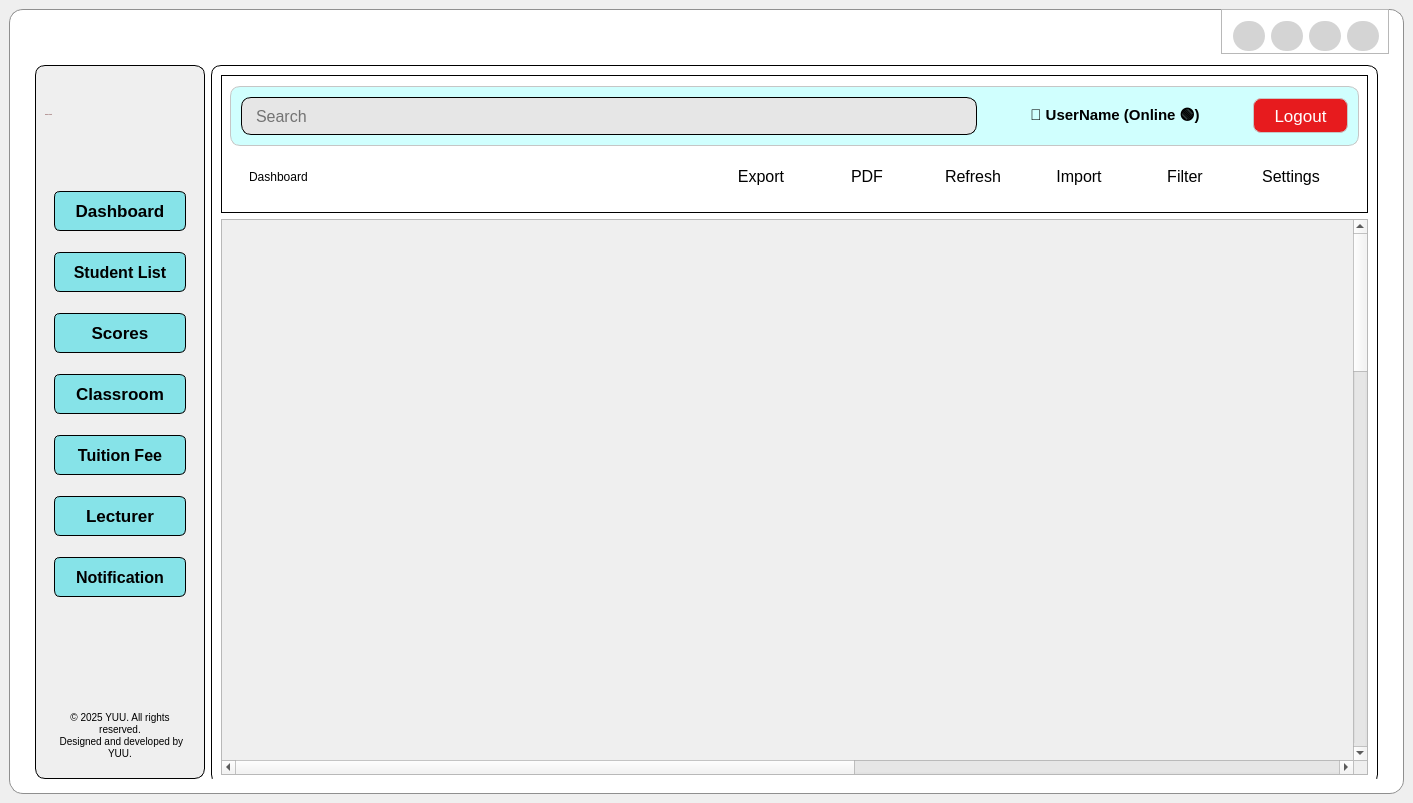
<?xml version="1.0" encoding="UTF-8"?>
<ui version="4.0">
 <class>MainWindow</class>
 <widget class="QMainWindow" name="MainWindow">
  <property name="geometry">
   <rect>
    <x>0</x>
    <y>0</y>
    <width>1413</width>
    <height>803</height>
   </rect>
  </property>
  <property name="windowTitle">
   <string>MainWindow</string>
  </property>
  <widget class="QWidget" name="centralwidget">
   <property name="enabled">
    <bool>true</bool>
   </property>
   <layout class="QGridLayout" name="gridLayout_3">
    <item row="0" column="0">
     <widget class="QWidget" name="appWindow" native="true">
      <property name="mouseTracking">
       <bool>true</bool>
      </property>
      <property name="styleSheet">
       <string notr="true">#appWindow{
	border: 1px solid rgb(143, 143, 143);
	border-radius: 14px;
	background-color:rgb(255, 255, 255)
}</string>
      </property>
      <layout class="QVBoxLayout" name="verticalLayout">
       <property name="spacing">
        <number>0</number>
       </property>
       <property name="leftMargin">
        <number>15</number>
       </property>
       <property name="topMargin">
        <number>0</number>
       </property>
       <property name="rightMargin">
        <number>15</number>
       </property>
       <property name="bottomMargin">
        <number>15</number>
       </property>
       <item alignment="Qt::AlignRight">
        <widget class="QFrame" name="maximize">
         <property name="enabled">
          <bool>true</bool>
         </property>
         <property name="minimumSize">
          <size>
           <width>90</width>
           <height>0</height>
          </size>
         </property>
         <property name="maximumSize">
          <size>
           <width>16777215</width>
           <height>45</height>
          </size>
         </property>
         <property name="autoFillBackground">
          <bool>false</bool>
         </property>
         <property name="styleSheet">
          <string notr="true"/>
         </property>
         <property name="frameShape">
          <enum>QFrame::StyledPanel</enum>
         </property>
         <property name="frameShadow">
          <enum>QFrame::Raised</enum>
         </property>
         <layout class="QHBoxLayout" name="horizontalLayout_2">
          <property name="leftMargin">
           <number>11</number>
          </property>
          <property name="topMargin">
           <number>11</number>
          </property>
          <item>
           <widget class="QPushButton" name="hiddenBtn">
            <property name="minimumSize">
             <size>
              <width>30</width>
              <height>30</height>
             </size>
            </property>
            <property name="styleSheet">
             <string notr="true">#hiddenBtn{
	border-radius:15px;
	border:none;
	background-color:rgb(212, 212, 212)
}

#hiddenBtn::hover{
	background-color:rgb(138, 138, 138);
}


</string>
            </property>
            <property name="text">
             <string/>
            </property>
            <property name="icon">
             <iconset>
              <normaloff>../icons/remove-outline.svg</normaloff>../icons/remove-outline.svg</iconset>
            </property>
            <property name="iconSize">
             <size>
              <width>25</width>
              <height>25</height>
             </size>
            </property>
           </widget>
          </item>
          <item>
           <widget class="QPushButton" name="restoreBtn">
            <property name="minimumSize">
             <size>
              <width>30</width>
              <height>30</height>
             </size>
            </property>
            <property name="layoutDirection">
             <enum>Qt::LeftToRight</enum>
            </property>
            <property name="autoFillBackground">
             <bool>false</bool>
            </property>
            <property name="styleSheet">
             <string notr="true">#restoreBtn{
	border-radius:15px;
	border:none;
	background-color:rgb(212, 212, 212)
}

#restoreBtn::hover{
	background-color:rgb(138, 138, 138);
}


</string>
            </property>
            <property name="text">
             <string/>
            </property>
            <property name="icon">
             <iconset>
              <normaloff>../icons/copy-outline.svg</normaloff>../icons/copy-outline.svg</iconset>
            </property>
            <property name="iconSize">
             <size>
              <width>20</width>
              <height>20</height>
             </size>
            </property>
            <property name="autoRepeat">
             <bool>false</bool>
            </property>
            <property name="autoExclusive">
             <bool>false</bool>
            </property>
           </widget>
          </item>
          <item>
           <widget class="QPushButton" name="maximizeBtn">
            <property name="minimumSize">
             <size>
              <width>30</width>
              <height>30</height>
             </size>
            </property>
            <property name="styleSheet">
             <string notr="true">#maximizeBtn{
	border-radius:15px;
	border:none;
	background-color:rgb(212, 212, 212)
}

#maximizeBtn::hover{
	background-color:rgb(138, 138, 138);
}


</string>
            </property>
            <property name="icon">
             <iconset>
              <normaloff>../icons/stop-outline.svg</normaloff>../icons/stop-outline.svg</iconset>
            </property>
           </widget>
          </item>
          <item>
           <widget class="QPushButton" name="closeBtn">
            <property name="minimumSize">
             <size>
              <width>30</width>
              <height>30</height>
             </size>
            </property>
            <property name="layoutDirection">
             <enum>Qt::RightToLeft</enum>
            </property>
            <property name="styleSheet">
             <string notr="true">#closeBtn{
	border-radius:15px;
	border:none;
	background-color:rgb(212, 212, 212)
}

#closeBtn::hover{
	background-color:rgb(255, 62, 65);
}


</string>
            </property>
            <property name="text">
             <string/>
            </property>
            <property name="icon">
             <iconset>
              <normaloff>../icons/close-outline.svg</normaloff>../icons/close-outline.svg</iconset>
            </property>
            <property name="iconSize">
             <size>
              <width>24</width>
              <height>25</height>
             </size>
            </property>
           </widget>
          </item>
         </layout>
        </widget>
       </item>
       <item>
        <widget class="QFrame" name="border_none">
         <property name="minimumSize">
          <size>
           <width>0</width>
           <height>721</height>
          </size>
         </property>
         <property name="mouseTracking">
          <bool>true</bool>
         </property>
         <property name="tabletTracking">
          <bool>true</bool>
         </property>
         <property name="focusPolicy">
          <enum>Qt::TabFocus</enum>
         </property>
         <property name="styleSheet">
          <string notr="true">#border_none{
	border:none; 
	/* border: 1px solid rgb(0,0,0); */  
	border-radius:13px;
}</string>
         </property>
         <property name="frameShape">
          <enum>QFrame::StyledPanel</enum>
         </property>
         <property name="frameShadow">
          <enum>QFrame::Raised</enum>
         </property>
         <layout class="QHBoxLayout" name="horizontalLayout_6">
          <property name="leftMargin">
           <number>11</number>
          </property>
          <property name="topMargin">
           <number>11</number>
          </property>
          <property name="rightMargin">
           <number>11</number>
          </property>
          <property name="bottomMargin">
           <number>0</number>
          </property>
          <item>
           <widget class="QFrame" name="menu_tab">
            <property name="minimumSize">
             <size>
              <width>170</width>
              <height>0</height>
             </size>
            </property>
            <property name="mouseTracking">
             <bool>true</bool>
            </property>
            <property name="styleSheet">
             <string notr="true">#menu_tab{
border: 1px solid rgb(0,0,0);
background-color: rgb(239, 239, 239);
border-radius: 10px;
}</string>
            </property>
            <property name="frameShape">
             <enum>QFrame::StyledPanel</enum>
            </property>
            <property name="frameShadow">
             <enum>QFrame::Raised</enum>
            </property>
            <layout class="QVBoxLayout" name="verticalLayout_2">
             <item>
              <widget class="QLabel" name="label">
               <property name="minimumSize">
                <size>
                 <width>0</width>
                 <height>80</height>
                </size>
               </property>
               <property name="maximumSize">
                <size>
                 <width>16777215</width>
                 <height>80</height>
                </size>
               </property>
               <property name="font">
                <font>
                 <family>MS Shell Dlg 2</family>
                 <pointsize>-1</pointsize>
                 <weight>10</weight>
                 <italic>false</italic>
                 <bold>false</bold>
                </font>
               </property>
               <property name="styleSheet">
                <string notr="true">#label{
border: none;
color: rgb(90, 8, 10);
font: 80 24px &quot;MS Shell Dlg 2&quot;;
}</string>
               </property>
               <property name="text">
                <string>Manage Student</string>
               </property>
              </widget>
             </item>
             <item>
              <widget class="QWidget" name="widget" native="true">
               <property name="minimumSize">
                <size>
                 <width>0</width>
                 <height>460</height>
                </size>
               </property>
               <property name="maximumSize">
                <size>
                 <width>16777215</width>
                 <height>1000</height>
                </size>
               </property>
               <property name="mouseTracking">
                <bool>true</bool>
               </property>
               <property name="styleSheet">
                <string notr="true">#widget{
border:none;
}</string>
               </property>
               <layout class="QVBoxLayout" name="verticalLayout_3">
                <property name="spacing">
                 <number>0</number>
                </property>
                <property name="bottomMargin">
                 <number>0</number>
                </property>
                <item>
                 <widget class="QPushButton" name="dashboard">
                  <property name="minimumSize">
                   <size>
                    <width>0</width>
                    <height>40</height>
                   </size>
                  </property>
                  <property name="font">
                   <font>
                    <pointsize>-1</pointsize>
                    <weight>75</weight>
                    <bold>true</bold>
                   </font>
                  </property>
                  <property name="styleSheet">
                   <string notr="true">#dashboard{
	font-size:17px;
	border: 1px solid rgb(0,0,0);
	border-radius: 6px;
	background-color:rgb(134, 227, 232);
}

#dashboard::hover{
	background-color: rgb(70, 77, 204);
	color: rgb(255, 255, 255);
	font-size: 20px;
}

#dashboard:pressed{
	background-color: rgb(7, 170, 7);
	color: rgb(255, 255, 255);
	font-size: 20px;
}</string>
                  </property>
                  <property name="text">
                   <string>Dashboard</string>
                  </property>
                 </widget>
                </item>
                <item>
                 <widget class="QPushButton" name="studentList">
                  <property name="minimumSize">
                   <size>
                    <width>0</width>
                    <height>40</height>
                   </size>
                  </property>
                  <property name="font">
                   <font>
                    <pointsize>-1</pointsize>
                    <weight>75</weight>
                    <bold>true</bold>
                   </font>
                  </property>
                  <property name="mouseTracking">
                   <bool>false</bool>
                  </property>
                  <property name="styleSheet">
                   <string notr="true">#studentList{
	font-size:16px;
	border: 1px solid rgb(0,0,0);
	border-radius: 6px;
	background-color:rgb(134, 227, 232);
}

#studentList::hover{
	background-color: rgb(70, 77, 204);
	color: rgb(255, 255, 255);
	font-size: 20px;
}

#studentList:pressed{
	background-color: rgb(7, 170, 7);
	color: rgb(255, 255, 255);
	font-size: 20px;
}
</string>
                  </property>
                  <property name="text">
                   <string>Student List</string>
                  </property>
                 </widget>
                </item>
                <item>
                 <widget class="QPushButton" name="scores">
                  <property name="minimumSize">
                   <size>
                    <width>0</width>
                    <height>40</height>
                   </size>
                  </property>
                  <property name="font">
                   <font>
                    <pointsize>-1</pointsize>
                    <weight>75</weight>
                    <bold>true</bold>
                   </font>
                  </property>
                  <property name="styleSheet">
                   <string notr="true">#scores{
font-size:17px;
border: 1px solid rgb(0,0,0);
border-radius: 6px;
background-color:rgb(134, 227, 232);
}

#scores::hover{
	background-color: rgb(70, 77, 204);
	color: rgb(255, 255, 255);
	font-size: 20px;
}

#scores:pressed{
	background-color: rgb(7, 170, 7);
	color: rgb(255, 255, 255);
	font-size: 20px;
}</string>
                  </property>
                  <property name="text">
                   <string>Scores</string>
                  </property>
                 </widget>
                </item>
                <item>
                 <widget class="QPushButton" name="classroom">
                  <property name="minimumSize">
                   <size>
                    <width>0</width>
                    <height>40</height>
                   </size>
                  </property>
                  <property name="font">
                   <font>
                    <pointsize>-1</pointsize>
                    <weight>75</weight>
                    <bold>true</bold>
                   </font>
                  </property>
                  <property name="styleSheet">
                   <string notr="true">#classroom{
font-size:17px;
border: 1px solid rgb(0,0,0);
border-radius: 6px;
background-color:rgb(134, 227, 232);
}

#classroom::hover{
	background-color: rgb(70, 77, 204);
	color: rgb(255, 255, 255);
	font-size: 20px;
}

#classroom:pressed{
	background-color: rgb(7, 170, 7);
	color: rgb(255, 255, 255);
	font-size: 20px;
}</string>
                  </property>
                  <property name="text">
                   <string>Classroom</string>
                  </property>
                 </widget>
                </item>
                <item>
                 <widget class="QPushButton" name="tulitionFee">
                  <property name="minimumSize">
                   <size>
                    <width>0</width>
                    <height>40</height>
                   </size>
                  </property>
                  <property name="font">
                   <font>
                    <pointsize>-1</pointsize>
                    <weight>75</weight>
                    <bold>true</bold>
                   </font>
                  </property>
                  <property name="styleSheet">
                   <string notr="true">#tulitionFee{
font-size:16px;
border: 1px solid rgb(0,0,0);
border-radius: 6px;
background-color:rgb(134, 227, 232);
}

#tulitionFee::hover{
	background-color: rgb(70, 77, 204);
	color: rgb(255, 255, 255);
	font-size: 20px;
}

#tulitionFee:pressed{
	background-color: rgb(7, 170, 7);
	color: rgb(255, 255, 255);
	font-size: 20px;
}</string>
                  </property>
                  <property name="text">
                   <string>Tuition Fee</string>
                  </property>
                 </widget>
                </item>
                <item>
                 <widget class="QPushButton" name="lecturer">
                  <property name="minimumSize">
                   <size>
                    <width>0</width>
                    <height>40</height>
                   </size>
                  </property>
                  <property name="font">
                   <font>
                    <pointsize>-1</pointsize>
                    <weight>75</weight>
                    <bold>true</bold>
                   </font>
                  </property>
                  <property name="styleSheet">
                   <string notr="true">#lecturer{
font-size:17px;
border: 1px solid rgb(0,0,0);
border-radius: 6px;
background-color:rgb(134, 227, 232);
}

#lecturer::hover{
	background-color: rgb(70, 77, 204);
	color: rgb(255, 255, 255);	
	font-size: 20px;
}

#lecturer:pressed{
	background-color: rgb(7, 170, 7);
	color: rgb(255, 255, 255);	
	font-size: 20px;
}</string>
                  </property>
                  <property name="text">
                   <string>Lecturer</string>
                  </property>
                 </widget>
                </item>
                <item>
                 <widget class="QPushButton" name="notification">
                  <property name="minimumSize">
                   <size>
                    <width>0</width>
                    <height>40</height>
                   </size>
                  </property>
                  <property name="font">
                   <font>
                    <pointsize>-1</pointsize>
                    <weight>75</weight>
                    <bold>true</bold>
                   </font>
                  </property>
                  <property name="styleSheet">
                   <string notr="true">#notification{
font-size:16px;
border: 1px solid rgb(0,0,0);
border-radius: 6px;
background-color:rgb(134, 227, 232);
}

#notification::hover{
	background-color: rgb(70, 77, 204);
	color: rgb(255, 255, 255);
	font-size: 20px;
}

#notification:pressed{
	background-color: rgb(7, 170, 7);
	color: rgb(255, 255, 255);
	font-size: 20px;
}</string>
                  </property>
                  <property name="text">
                   <string>Notification</string>
                  </property>
                 </widget>
                </item>
               </layout>
              </widget>
             </item>
             <item>
              <widget class="QWidget" name="widget_8" native="true"/>
             </item>
             <item>
              <widget class="QWidget" name="widget_5" native="true">
               <property name="maximumSize">
                <size>
                 <width>16777215</width>
                 <height>78</height>
                </size>
               </property>
               <layout class="QVBoxLayout" name="verticalLayout_4">
                <item alignment="Qt::AlignBottom">
                 <widget class="QLabel" name="copyright">
                  <property name="minimumSize">
                   <size>
                    <width>26</width>
                    <height>41</height>
                   </size>
                  </property>
                  <property name="maximumSize">
                   <size>
                    <width>16777215</width>
                    <height>1000</height>
                   </size>
                  </property>
                  <property name="styleSheet">
                   <string notr="true">#copyright{
border:none;
font-size:10px;
}</string>
                  </property>
                  <property name="text">
                   <string>© 2025 YUU. All rights reserved.
 Designed and developed by YUU.</string>
                  </property>
                  <property name="alignment">
                   <set>Qt::AlignCenter</set>
                  </property>
                  <property name="wordWrap">
                   <bool>true</bool>
                  </property>
                 </widget>
                </item>
               </layout>
              </widget>
             </item>
            </layout>
           </widget>
          </item>
          <item>
           <widget class="QFrame" name="mainSet">
            <property name="minimumSize">
             <size>
              <width>1133</width>
              <height>720</height>
             </size>
            </property>
            <property name="mouseTracking">
             <bool>true</bool>
            </property>
            <property name="styleSheet">
             <string notr="true">#mainSet{
border: 1px solid rgb(0,0,0);
border-radius: 10px;
}</string>
            </property>
            <property name="frameShape">
             <enum>QFrame::StyledPanel</enum>
            </property>
            <property name="frameShadow">
             <enum>QFrame::Raised</enum>
            </property>
            <layout class="QVBoxLayout" name="verticalLayout_5">
             <item>
              <widget class="QWidget" name="header" native="true">
               <property name="minimumSize">
                <size>
                 <width>1100</width>
                 <height>0</height>
                </size>
               </property>
               <property name="maximumSize">
                <size>
                 <width>16777215</width>
                 <height>150</height>
                </size>
               </property>
               <property name="styleSheet">
                <string notr="true">border: 1px solid rgb(0, 0, 0)</string>
               </property>
               <layout class="QVBoxLayout" name="verticalLayout_6">
                <property name="topMargin">
                 <number>11</number>
                </property>
                <property name="bottomMargin">
                 <number>11</number>
                </property>
                <item>
                 <widget class="QWidget" name="widget_2" native="true">
                  <property name="maximumSize">
                   <size>
                    <width>16777215</width>
                    <height>60</height>
                   </size>
                  </property>
                  <property name="styleSheet">
                   <string notr="true">background-color: rgb(208, 255, 254);
border-radius: 10px;
border: 0.5px solid rgb(198, 198, 198)</string>
                  </property>
                  <layout class="QHBoxLayout" name="horizontalLayout">
                   <property name="spacing">
                    <number>8</number>
                   </property>
                   <property name="leftMargin">
                    <number>11</number>
                   </property>
                   <property name="topMargin">
                    <number>11</number>
                   </property>
                   <property name="rightMargin">
                    <number>11</number>
                   </property>
                   <property name="bottomMargin">
                    <number>11</number>
                   </property>
                   <item>
                    <widget class="QLineEdit" name="search">
                     <property name="minimumSize">
                      <size>
                       <width>460</width>
                       <height>35</height>
                      </size>
                     </property>
                     <property name="maximumSize">
                      <size>
                       <width>1100</width>
                       <height>16777215</height>
                      </size>
                     </property>
                     <property name="styleSheet">
                      <string notr="true">border: 1px solid rgb(0, 0, 0);
padding:8px  12px;
background-color: rgb(230, 230, 230);
font-size:16px;
</string>
                     </property>
                     <property name="alignment">
                      <set>Qt::AlignLeading|Qt::AlignLeft|Qt::AlignVCenter</set>
                     </property>
                     <property name="placeholderText">
                      <string>Search</string>
                     </property>
                    </widget>
                   </item>
                   <item>
                    <widget class="QLabel" name="userInfoLabel">
                     <property name="minimumSize">
                      <size>
                       <width>260</width>
                       <height>0</height>
                      </size>
                     </property>
                     <property name="maximumSize">
                      <size>
                       <width>100</width>
                       <height>30</height>
                      </size>
                     </property>
                     <property name="font">
                      <font>
                       <pointsize>-1</pointsize>
                       <weight>75</weight>
                       <bold>true</bold>
                      </font>
                     </property>
                     <property name="layoutDirection">
                      <enum>Qt::LeftToRight</enum>
                     </property>
                     <property name="autoFillBackground">
                      <bool>false</bool>
                     </property>
                     <property name="styleSheet">
                      <string notr="true">border:none;
font-size: 15px;</string>
                     </property>
                     <property name="text">
                      <string>👤 UserName (Online 🟢)</string>
                     </property>
                     <property name="alignment">
                      <set>Qt::AlignCenter</set>
                     </property>
                     <property name="wordWrap">
                      <bool>true</bool>
                     </property>
                    </widget>
                   </item>
                   <item>
                    <widget class="QPushButton" name="logoutBtn">
                     <property name="minimumSize">
                      <size>
                       <width>95</width>
                       <height>35</height>
                      </size>
                     </property>
                     <property name="maximumSize">
                      <size>
                       <width>100</width>
                       <height>16777215</height>
                      </size>
                     </property>
                     <property name="font">
                      <font>
                       <pointsize>-1</pointsize>
                      </font>
                     </property>
                     <property name="styleSheet">
                      <string notr="true">#logoutBtn{
border-radius: 8px;
font-size: 17px;
background-color: rgb(231, 27, 30);
color: rgb(255, 255, 255);
}

#logoutBtn::hover{
background-color: rgb(59, 167, 59);
}</string>
                     </property>
                     <property name="text">
                      <string>Logout</string>
                     </property>
                    </widget>
                   </item>
                  </layout>
                 </widget>
                </item>
                <item>
                 <widget class="QWidget" name="widget_3" native="true">
                  <property name="minimumSize">
                   <size>
                    <width>0</width>
                    <height>0</height>
                   </size>
                  </property>
                  <property name="maximumSize">
                   <size>
                    <width>16777215</width>
                    <height>16777215</height>
                   </size>
                  </property>
                  <property name="mouseTracking">
                   <bool>true</bool>
                  </property>
                  <property name="styleSheet">
                   <string notr="true">border:none;</string>
                  </property>
                  <layout class="QHBoxLayout" name="horizontalLayout_3">
                   <property name="sizeConstraint">
                    <enum>QLayout::SetDefaultConstraint</enum>
                   </property>
                   <property name="leftMargin">
                    <number>11</number>
                   </property>
                   <property name="topMargin">
                    <number>0</number>
                   </property>
                   <property name="bottomMargin">
                    <number>0</number>
                   </property>
                   <item>
                    <widget class="QLabel" name="header_DBD">
                     <property name="minimumSize">
                      <size>
                       <width>400</width>
                       <height>0</height>
                      </size>
                     </property>
                     <property name="maximumSize">
                      <size>
                       <width>2000</width>
                       <height>51</height>
                      </size>
                     </property>
                     <property name="styleSheet">
                      <string notr="true">#header_DBD{	
	font: 81 18pt &quot;Rockwell Extra Bold&quot;;
	border:none;
	padding-left: 5px;
}</string>
                     </property>
                     <property name="text">
                      <string>Dashboard</string>
                     </property>
                     <property name="alignment">
                      <set>Qt::AlignLeading|Qt::AlignLeft|Qt::AlignVCenter</set>
                     </property>
                    </widget>
                   </item>
                   <item>
                    <widget class="QWidget" name="widget_4" native="true">
                     <property name="minimumSize">
                      <size>
                       <width>0</width>
                       <height>0</height>
                      </size>
                     </property>
                     <property name="styleSheet">
                      <string notr="true">border:none;</string>
                     </property>
                     <layout class="QHBoxLayout" name="horizontalLayout_4">
                      <property name="bottomMargin">
                       <number>11</number>
                      </property>
                      <item alignment="Qt::AlignTop">
                       <widget class="QToolButton" name="exportBtn">
                        <property name="minimumSize">
                         <size>
                          <width>100</width>
                          <height>30</height>
                         </size>
                        </property>
                        <property name="font">
                         <font>
                          <pointsize>-1</pointsize>
                          <weight>50</weight>
                          <bold>false</bold>
                         </font>
                        </property>
                        <property name="styleSheet">
                         <string notr="true">#exportBtn{
	font-size:16px;
	
}

#exportBtn::hover{
font-size:20px;
color: rgb(58, 45, 132);
background-color: rgb(232, 232, 232);
}</string>
                        </property>
                        <property name="text">
                         <string>Export</string>
                        </property>
                       </widget>
                      </item>
                      <item>
                       <widget class="QToolButton" name="pdfBtn">
                        <property name="minimumSize">
                         <size>
                          <width>100</width>
                          <height>30</height>
                         </size>
                        </property>
                        <property name="styleSheet">
                         <string notr="true">#pdfBtn{
	font-size:16px;
}

#pdfBtn::hover{
font-size:20px;
color: rgb(58, 45, 132);
background-color: rgb(232, 232, 232);
}</string>
                        </property>
                        <property name="text">
                         <string>PDF</string>
                        </property>
                       </widget>
                      </item>
                      <item>
                       <widget class="QToolButton" name="refreshBtn">
                        <property name="minimumSize">
                         <size>
                          <width>100</width>
                          <height>30</height>
                         </size>
                        </property>
                        <property name="styleSheet">
                         <string notr="true">#refreshBtn{
	font-size:16px;
}

#refreshBtn::hover{
font-size:20px;
color: rgb(58, 45, 132);
background-color: rgb(232, 232, 232);
}</string>
                        </property>
                        <property name="text">
                         <string>Refresh</string>
                        </property>
                       </widget>
                      </item>
                      <item>
                       <widget class="QToolButton" name="importBtn">
                        <property name="minimumSize">
                         <size>
                          <width>100</width>
                          <height>30</height>
                         </size>
                        </property>
                        <property name="styleSheet">
                         <string notr="true">#importBtn{
	font-size:16px;
}

#importBtn::hover{
font-size:20px;
color: rgb(58, 45, 132);
background-color: rgb(232, 232, 232);
}</string>
                        </property>
                        <property name="text">
                         <string>Import</string>
                        </property>
                       </widget>
                      </item>
                      <item>
                       <widget class="QToolButton" name="filterBtn">
                        <property name="minimumSize">
                         <size>
                          <width>100</width>
                          <height>30</height>
                         </size>
                        </property>
                        <property name="styleSheet">
                         <string notr="true">#filterBtn{
	font-size:16px;
}

#filterBtn::hover{
font-size:20px;
color: rgb(58, 45, 132);
background-color: rgb(232, 232, 232);
}</string>
                        </property>
                        <property name="text">
                         <string>Filter</string>
                        </property>
                       </widget>
                      </item>
                      <item>
                       <widget class="QToolButton" name="settingsBtn">
                        <property name="minimumSize">
                         <size>
                          <width>100</width>
                          <height>30</height>
                         </size>
                        </property>
                        <property name="styleSheet">
                         <string notr="true">#settingsBtn{
	font-size:16px;
}

#settingsBtn::hover{
font-size:20px;
color: rgb(58, 45, 132);
background-color: rgb(232, 232, 232);
}</string>
                        </property>
                        <property name="text">
                         <string>Settings</string>
                        </property>
                       </widget>
                      </item>
                     </layout>
                    </widget>
                   </item>
                  </layout>
                 </widget>
                </item>
               </layout>
              </widget>
             </item>
             <item>
              <widget class="QScrollArea" name="dashboardScrollArea_2">
               <property name="minimumSize">
                <size>
                 <width>0</width>
                 <height>0</height>
                </size>
               </property>
               <property name="widgetResizable">
                <bool>true</bool>
               </property>
               <widget class="QWidget" name="dashboardContentWidget">
                <property name="geometry">
                 <rect>
                  <x>0</x>
                  <y>0</y>
                  <width>2022</width>
                  <height>2022</height>
                 </rect>
                </property>
                <layout class="QVBoxLayout" name="verticalLayout_7">
                 <item>
                  <widget class="QWidget" name="widget_6" native="true">
                   <property name="minimumSize">
                    <size>
                     <width>2000</width>
                     <height>2000</height>
                    </size>
                   </property>
                   <layout class="QGridLayout" name="gridLayout">
                    <item row="0" column="0">
                     <widget class="QWidget" name="widget_7" native="true">
                      <property name="autoFillBackground">
                       <bool>false</bool>
                      </property>
                     </widget>
                    </item>
                   </layout>
                  </widget>
                 </item>
                </layout>
               </widget>
              </widget>
             </item>
            </layout>
           </widget>
          </item>
         </layout>
        </widget>
       </item>
      </layout>
     </widget>
    </item>
   </layout>
  </widget>
 </widget>
 <resources/>
 <connections/>
</ui>
